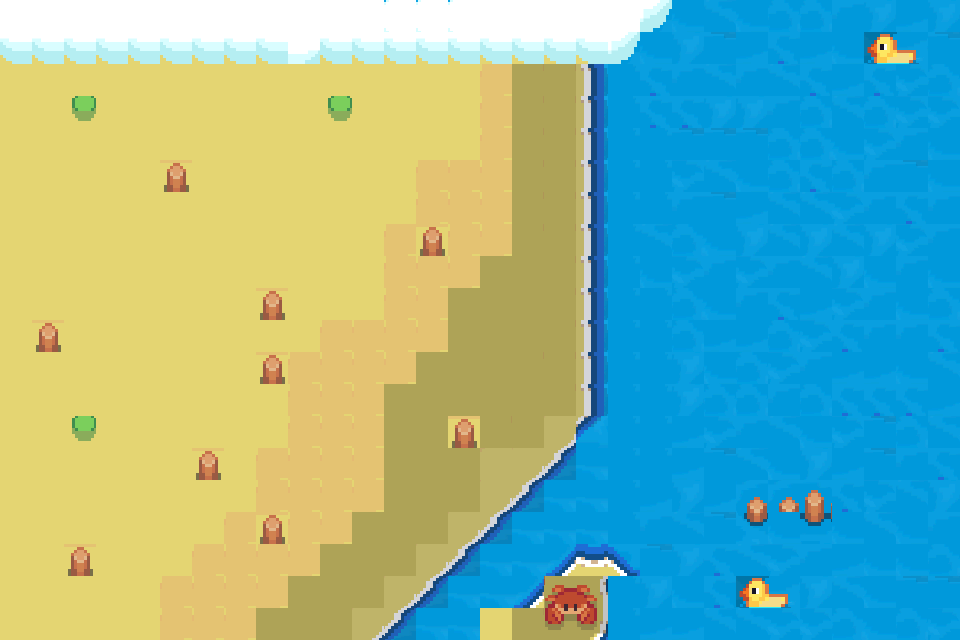

Rendered tile map (Tiled .tmx) drawn with the repository's tilesets; below, a short description and the full map source, tile grids included:
An orthogonal 30x20 tile map with 32x32 px tiles, 1 tile layer (Tile Layer 1), 2 tilesets.

<map version="1.10" tiledversion="1.11.0" orientation="orthogonal" renderorder="right-down" width="30" height="20" tilewidth="32" tileheight="32" infinite="0" nextlayerid="2" nextobjectid="1">
 <tileset firstgid="1" source="MapaDia.tsx" />
 <tileset firstgid="65" source="River.tsx" />
 <layer id="1" name="Tile Layer 1" width="30" height="20">
  <data encoding="csv">
114,114,114,114,114,114,114,114,114,114,374,374,95,95,95,99,99,99,99,99,240,7660,7798,7660,7659,7659,7522,7521,7661,7521,
513,513,513,513,513,513,513,513,513,252,513,513,513,513,513,513,513,513,513,240,7660,7521,7523,7661,7797,7661,7660,5876,5877,7523,
8731,8731,8731,8731,8731,8731,8731,8731,8731,8731,8731,8731,8731,1073,1073,8323,9630,9630,2147484528,1063,7797,7522,7798,7522,7798,7797,7661,7797,7799,7659,
8731,8731,7632,8731,8731,8731,8731,8731,8731,8731,7632,8731,8731,1073,1073,8323,9630,9630,2147484528,1063,7797,7797,7521,7521,7522,7659,7798,7659,7799,7799,
8731,8731,8731,8731,8731,8731,8731,8731,8731,8731,8731,8731,8731,8731,8731,8323,9630,9630,2147484528,1063,1063,7523,7523,7523,7659,7659,7660,7799,7522,7660,
8731,8731,8731,8731,8731,7778,8731,8731,8731,8731,8731,8731,8731,8323,8323,8323,9630,9630,2147484528,1063,1063,7799,7798,7660,7659,7797,7659,7522,7523,7660,
8731,8731,8731,8731,8731,8731,8731,8731,8731,8731,8731,8731,8731,8323,8323,8323,9630,9630,2147484528,1063,1063,7522,7523,7661,7798,7798,7799,7522,7797,7522,
8731,8731,8731,8731,8731,8731,8731,8731,8731,8731,8731,1073,8323,7778,8323,8323,9630,9630,2147484528,1063,7798,7659,7660,7521,7798,7521,7798,7521,7799,7522,
8731,8731,8731,8731,8731,8731,8731,8731,8731,8731,8731,1073,8323,8323,8323,9629,9629,9630,2147484528,1063,7660,7799,7522,7799,7522,7798,7521,7660,7522,7660,
8731,8731,8731,8731,8731,8731,8731,8731,7778,8731,8731,1073,8323,8323,9629,9629,9629,9630,2147484528,1063,1063,7659,7660,7522,7797,7661,7799,7522,7660,7659,
8731,7778,8731,8731,8731,8731,8731,8731,8731,8731,8323,8323,8323,8323,9629,9629,9629,9630,2147484528,1063,1063,7659,7661,7661,7659,7799,7797,7522,7522,7797,
8731,8731,8731,8731,8731,8731,8731,8731,7778,8323,8323,8323,8323,9629,9629,9629,9630,9630,2147484528,1063,1063,7521,7660,7659,7799,7522,7661,7661,7660,7798,
8731,8731,8731,8731,8731,8731,8731,8731,8731,8323,8323,8323,9629,9629,9629,9629,9629,9630,2147484528,1063,1063,7521,7659,7659,7522,7659,7797,7797,7797,7661,
8731,8731,7632,8731,8731,8731,8731,8731,8731,8323,8323,8323,9629,9629,7778,9630,9629,2147484945,2147484942,1063,1063,7661,7799,7522,7798,7660,7799,7523,7659,7798,
8731,8731,8731,8731,8731,8731,7778,8731,8323,8323,8323,8323,9629,9629,9629,1158,2147484945,2147485222,657,1063,1063,7661,7523,7798,7660,7521,7661,7523,7522,7797,
8731,8731,8731,8731,8731,8731,8731,8731,8323,8323,8323,8323,9629,9629,9629,2147484945,2147485222,657,657,1063,7661,7521,7661,5287,5287,5288,7797,7799,7798,7521,
8731,8731,8731,8731,8731,8731,8731,8323,7778,8323,8323,9629,9629,9629,2147484945,2147485222,657,657,657,1063,7522,7798,7523,5425,7660,5426,7660,7798,7660,7522,
8731,8731,7778,8731,8731,8731,8323,8323,8323,8323,9629,9629,9629,2147484945,2147485222,657,657,658,660,662,7523,7521,7797,7798,7799,7522,7661,7660,7660,7659,
8731,8731,8731,8731,8731,8323,8323,8323,8323,9629,9629,9629,2147484945,2147485222,657,657,658,9223,9224,1063,7521,7660,7797,5876,5877,7521,7798,7660,7523,7523,
8731,8731,8731,8731,8731,8323,8323,8323,9629,9629,9629,2147484945,2147485222,657,657,1073,9630,9361,9362,1063,7661,7661,7798,7798,7799,7799,7659,7660,7659,7799
</data>
 </layer>
</map>
